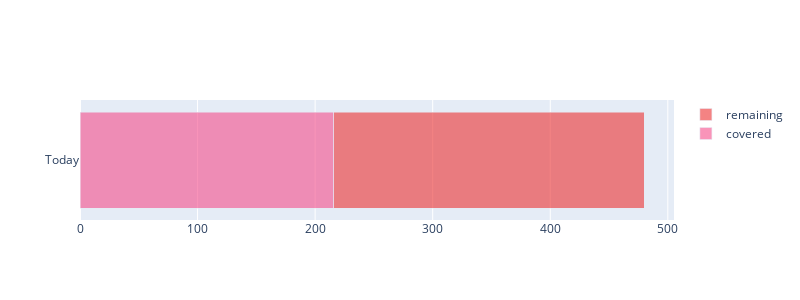

Here is the notebook cell this chart was saved with:
### Code cell
fig = go.Figure()

fig.add_trace(go.Bar(
    y=['Today'],
    x=[covered_today],
    name='covered',
    orientation='h',
    marker=dict(
        color='rgba(246, 78, 139, 0.6)',
    )
))

fig.add_trace(go.Bar(
    y=['Today'],
    x=[difference],
    name=buffer_name,
    orientation='h',
    marker=dict(
        color=buffer_color,
    )
))

fig.update_layout(
    barmode='stack',
    autosize=False,
    width=800,
    height=300
)

fig.update_yaxes(automargin=True)

fig.show()

### Figure 1 — Plotly figure (JSON) as saved in the notebook; plotly's stock layout.template omitted (floating-point values rounded to 4 significant figures)
{"data": [{"marker": {"color": "rgba(246, 78, 139, 0.6)"}, "name": "covered", "orientation": "h", "type": "bar", "x": [216], "y": ["Today"]}, {"marker": {"color": "rgba(237, 49, 49, 0.6)"}, "name": "remaining", "orientation": "h", "type": "bar", "x": [264], "y": ["Today"]}], "layout": {"autosize": false, "barmode": "stack", "height": 300, "width": 800, "yaxis": {"automargin": true}}}
